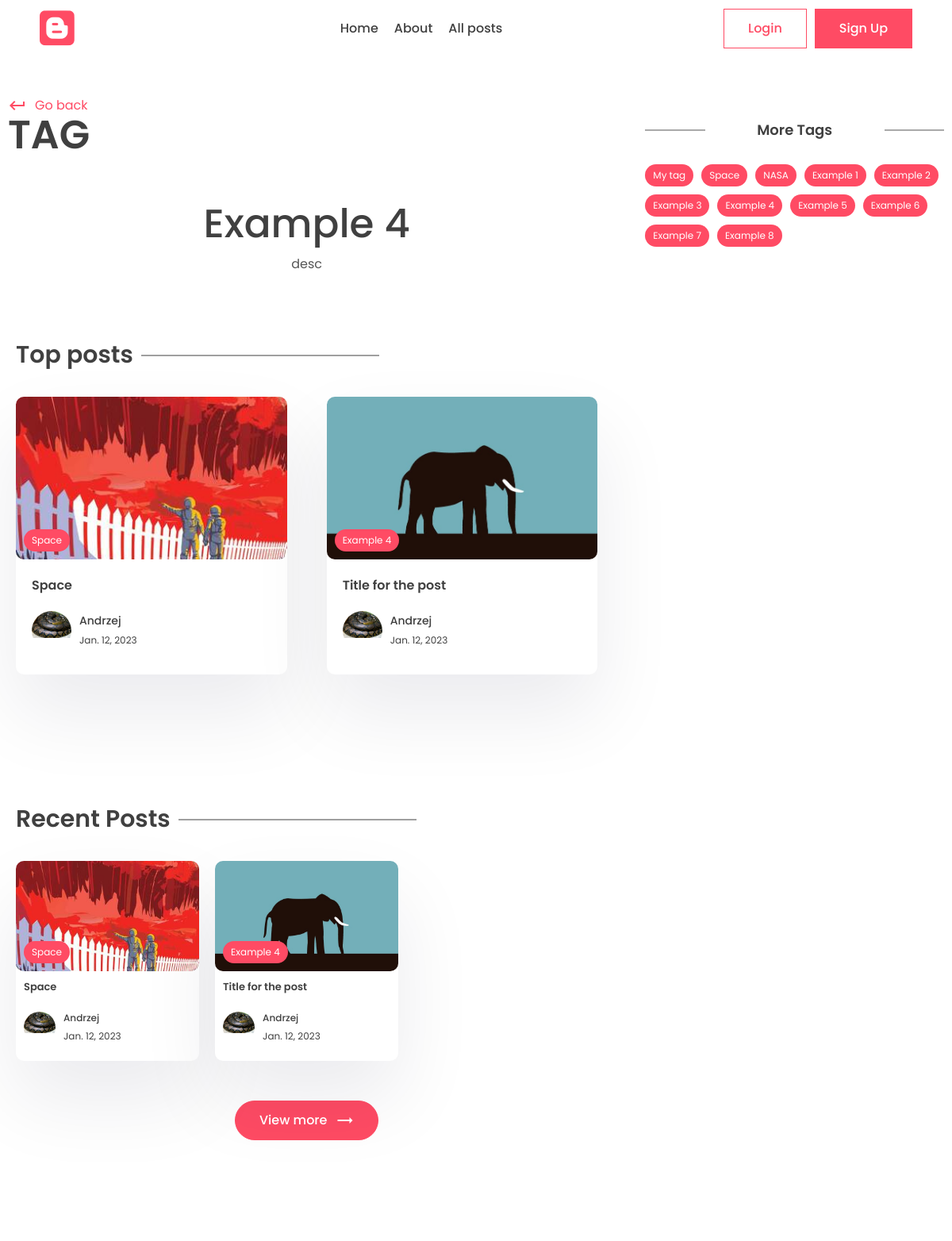
Page /tag/example-4 (upper part) on the earlier database version.
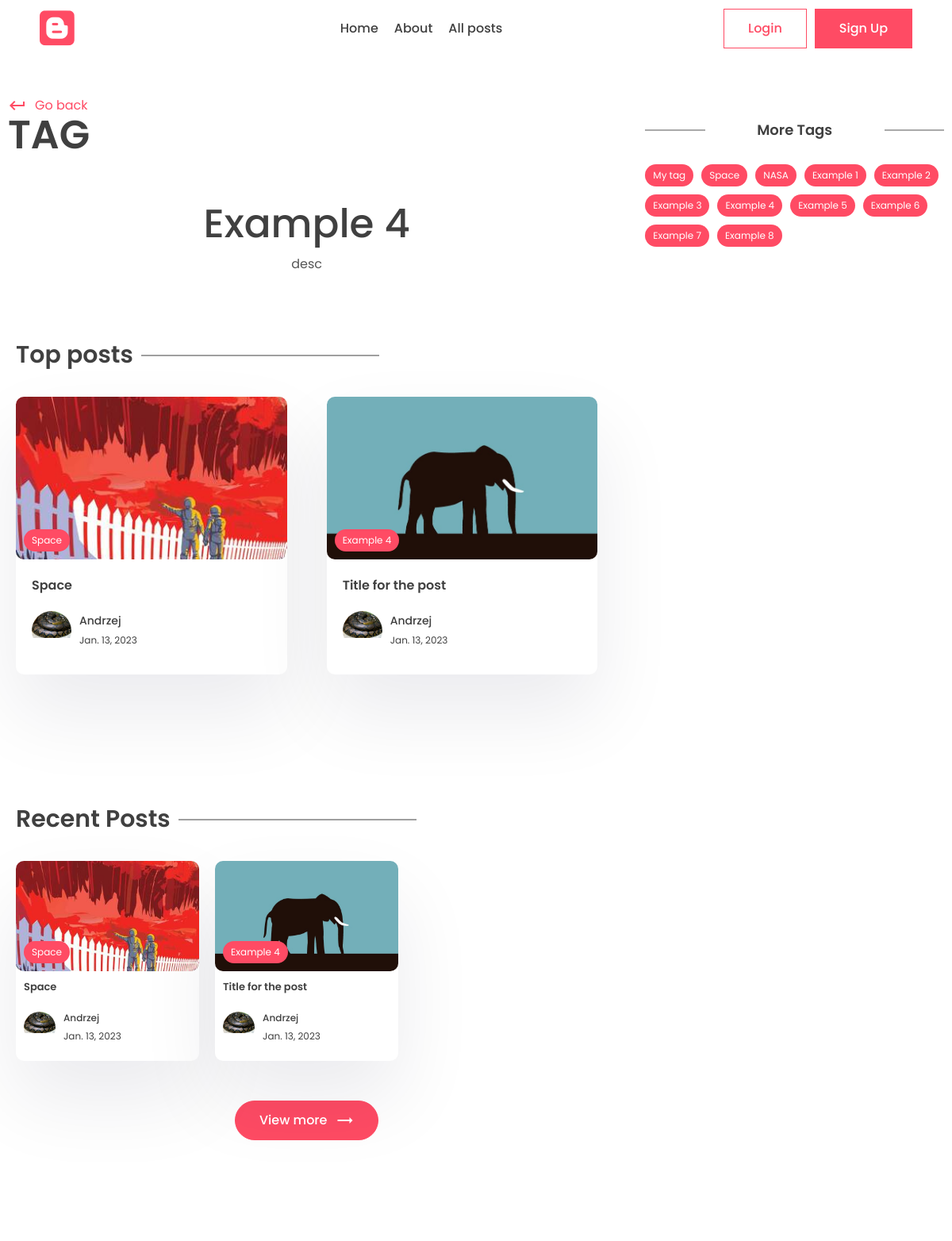
Same page on the later database version.
### app/models.py (models this page shows, shortened)
class Post(models.Model):
    title = models.CharField(max_length=200)
    content = tinymce_models.HTMLField()
    last_updated = models.DateTimeField(auto_now=True)
    slug = models.SlugField(max_length=200, unique=True)
    image = models.ImageField(upload_to="images/", default="images/no_image.jpg")
    view_count = models.IntegerField(null=True, blank=True)
    is_featured = models.BooleanField(default=False)
    likes = models.ManyToManyField(User, related_name="blog_post")
    tags = models.ManyToManyField(Tag, related_name="post")
    author = models.ForeignKey(User, on_delete=models.CASCADE, null=True, blank=True)

class Tag(models.Model):
    name = models.CharField(max_length=100)
    description = models.CharField(max_length=100)
    slug = models.SlugField(max_length=200, unique=True)

class Profile(models.Model):
    user = models.OneToOneField(User, on_delete=models.CASCADE)
    profile_image = models.ImageField(null=True, blank=True, upload_to="images/")
    slug = models.SlugField(max_length=200, unique=True)
    bio = models.CharField(max_length=200)

### app/views.py (the view)
# urls.py: path("tag/<slug:slug>", views.tag_page, name="tag_page"),
def tag_page(request, slug):
    tags = Tag.objects.all()
    tag = Tag.objects.get(slug=slug)
    top_posts = Post.objects.filter(tags__in=[tag.id]).order_by("-view_count")[:2]
    recent_posts = Post.objects.filter(tags__in=[tag.id]).order_by("-last_updated")[:3]
    context = {"tag": tag, "tags": tags, "top_posts": top_posts, "recent_posts": recent_posts}
    return render(request, "app/tag.html", context)

### app/templates/app/tag.html (shortened to what the changed rows need)
{% extends 'base.html' %}
{% block content %}
<main>
    <div class="container">
        <div class="layout">
            <div class="left">
                <div class="page-top">
                    <div class="top flex">
                        <div class="page-name">
                            <h1>Tag</h1>
                        </div>
                    </div>
                </div>
                <center>
                    <div class="typo">
                        <h1 class="title">{{tag.name}}</h1>
                    </div>
                </center>
                <section class="sp">
                    <div class="container">
                        <h1 class="sec-title">Top posts</h1>
                        <div class="grid-2 blog">
                            {% for post in top_posts %}
                            <a href="{% url 'post_page' post.slug %}">
                                <div class="card">
                                    <div class="post-img">
                                        <img src="{{post.image.url}}" alt="" />
                                        <div class="tag">{{post.tags.all.0.name}}</div>
                                    </div>
                                    <div class="card-content">
                                        <h3>
                                            {{post.title}}
                                        </h3>
                                        <div class="author">
                                            <div class="profile-pic">
                                                <img src="{{post.author.profile.profile_image.url}}" alt="" />
                                            </div>
                                            <div class="details">
                                                <p>{{post.author.first_name}}</p>
                                                <small>{{post.last_updated|date}}</small>
                                            </div>
                                        </div>
                                    </div>
                                </div>
                            </a>
                            {% endfor %}
                        </div>
                    </div>
                </section>
                <section class="sp">
                    <div class="container">
                        <h1 class="sec-title">Recent Posts</h1>
                        <div class="grid-3 blog-grid">
                            {% for post in recent_posts %}
                            <a href="{% url 'post_page' post.slug %}">
                                <div class="card">
                                    <div class="post-img">
                                        <img src="{{post.image.url}}" alt="" />
                                        <div class="tag">{{post.tags.all.0.name}}</div>
                                    </div>
                                    <div class="card-content">
                                        <h3>
                                            {{post.title}}
                                        </h3>
                                        <div class="author">
                                            <div class="profile-pic">
                                                <img src="{{post.author.profile.profile_image.url}}" alt="" />
                                            </div>
                                            <div class="details">
                                                <p>{{post.author.first_name}}</p>
                                                <small>{{post.last_updated|date}}</small>
                                            </div>
                                        </div>
                                    </div>
                                </div>
                            </a>
                            {% endfor %}
                        </div>
                    </div>
                </section>
            </div>
            <div class="right">
                <div class="block">
                    <h2 class="title2">More Tags</h2>
                </div>
            </div>
        </div>
    </div>
</main>
{% endblock content %}

Differences in the rows shown:
changed Post "Space": last_updated "Jan. 12, 2023" → "Jan. 13, 2023"
changed Post "Title for the post": last_updated "Jan. 12, 2023" → "Jan. 13, 2023"
